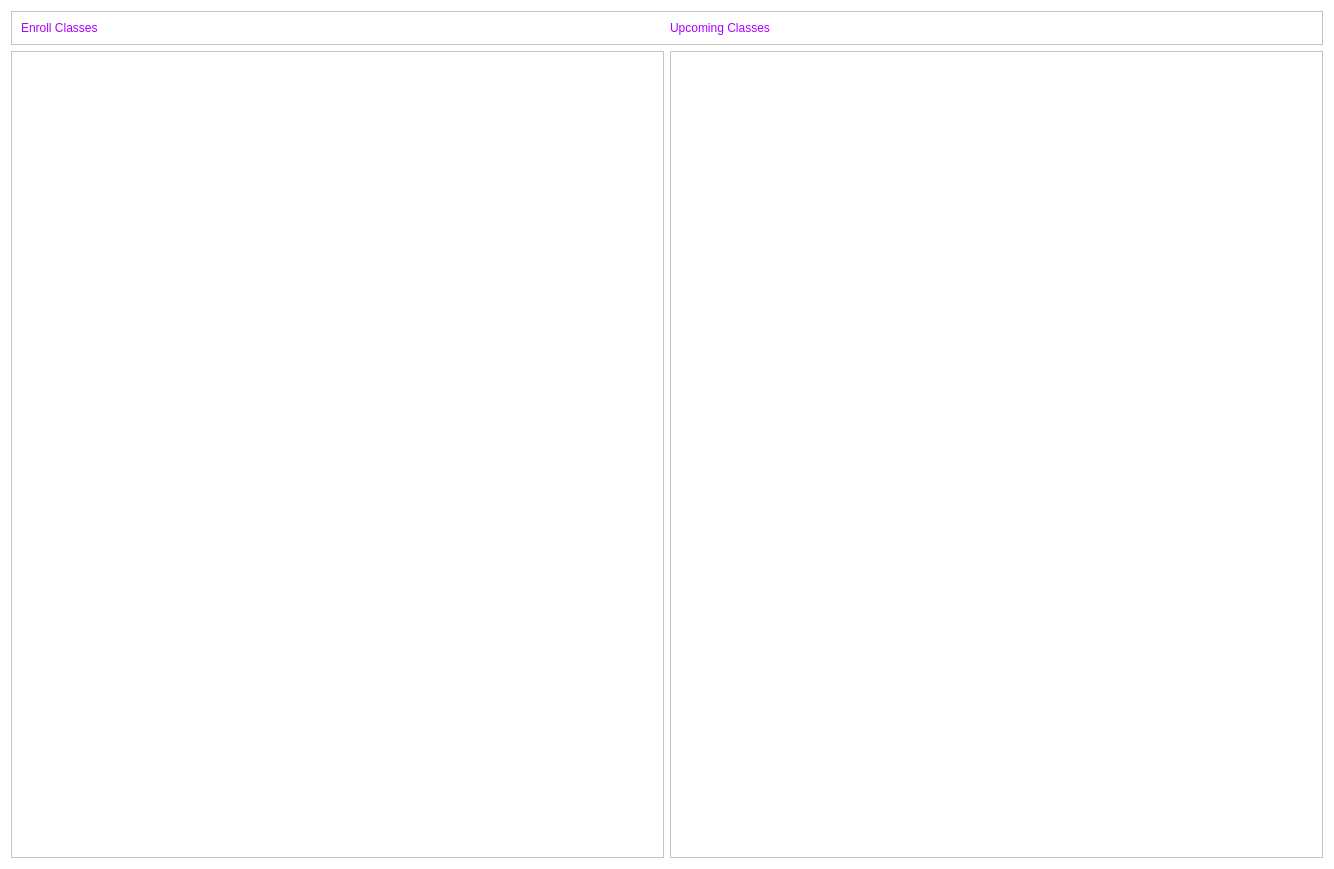
<?xml version="1.0" encoding="UTF-8"?>
<ui version="4.0">
 <class>sd_dashboard</class>
 <widget class="QWidget" name="sd_dashboard">
  <property name="geometry">
   <rect>
    <x>0</x>
    <y>0</y>
    <width>1334</width>
    <height>869</height>
   </rect>
  </property>
  <property name="windowTitle">
   <string>Form</string>
  </property>
  <property name="styleSheet">
   <string notr="true">background-color: rgb(255, 255, 255);
color: rgb(0, 0, 0);</string>
  </property>
  <layout class="QVBoxLayout" name="verticalLayout">
   <item>
    <widget class="QFrame" name="frame">
     <property name="frameShape">
      <enum>QFrame::Shape::StyledPanel</enum>
     </property>
     <property name="frameShadow">
      <enum>QFrame::Shadow::Raised</enum>
     </property>
     <layout class="QHBoxLayout" name="horizontalLayout_2">
      <item>
       <widget class="QLabel" name="label">
        <property name="styleSheet">
         <string notr="true">color: rgb(170, 0, 255);
font: 600 16pt &quot;Segoe UI&quot;;</string>
        </property>
        <property name="text">
         <string>Enroll Classes</string>
        </property>
       </widget>
      </item>
      <item>
       <widget class="QLabel" name="label_2">
        <property name="styleSheet">
         <string notr="true">color: rgb(170, 0, 255);
font: 600 16pt &quot;Segoe UI&quot;;</string>
        </property>
        <property name="text">
         <string>Upcoming Classes</string>
        </property>
       </widget>
      </item>
     </layout>
    </widget>
   </item>
   <item>
    <layout class="QHBoxLayout" name="horizontalLayout">
     <item>
      <widget class="QScrollArea" name="EnrollClassesPart">
       <property name="widgetResizable">
        <bool>true</bool>
       </property>
       <widget class="QWidget" name="scrollAreaWidgetContents_2">
        <property name="geometry">
         <rect>
          <x>0</x>
          <y>0</y>
          <width>650</width>
          <height>776</height>
         </rect>
        </property>
       </widget>
      </widget>
     </item>
     <item>
      <widget class="QScrollArea" name="UpcomingClassesPart">
       <property name="widgetResizable">
        <bool>true</bool>
       </property>
       <widget class="QWidget" name="scrollAreaWidgetContents">
        <property name="geometry">
         <rect>
          <x>0</x>
          <y>0</y>
          <width>649</width>
          <height>776</height>
         </rect>
        </property>
       </widget>
      </widget>
     </item>
    </layout>
   </item>
  </layout>
 </widget>
 <resources/>
 <connections/>
</ui>
